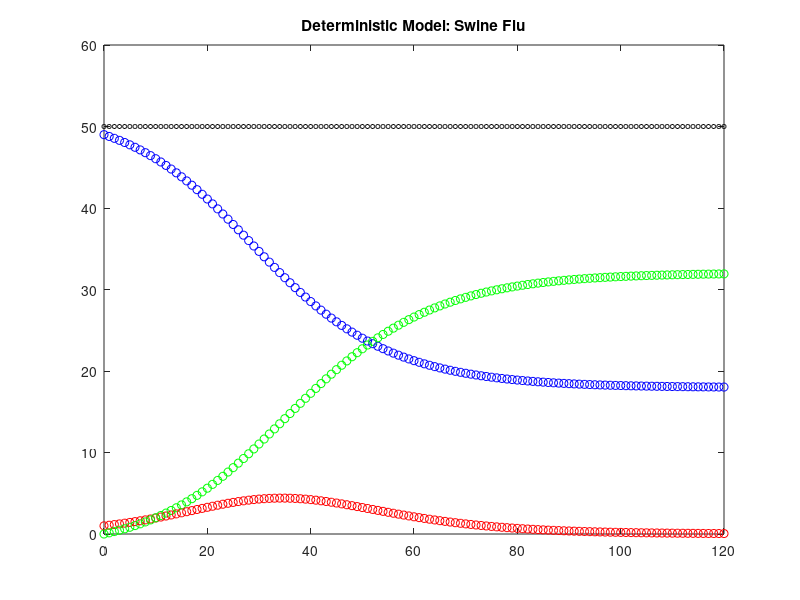

Recreate this plot in MATLAB.
S=49; % number of initial susceptible
I=1; % number of initial infected
R=0; % number of initial recovered
N=S+I+R; % total number
a=1/4.5; % infectivity
b=1/7; % recovery rate
dt=1; % time interval = a day
tmax=120;
clockmax=ceil(tmax/dt);
Ssave=zeros(1,clockmax+1);
Isave=zeros(1,clockmax+1);
Rsave=zeros(1,clockmax+1);
Nsave=zeros(1,clockmax+1);
tsave=zeros(1,clockmax+1);

Ssave(1)=S;
Isave(1)=I;
Rsave(1)=R;
Nsave(1)=N;
tsave(1)=0;

for clock = 1:clockmax
    t = clock*dt;
    S2I = dt*S*(I/N)*a;
    I2R = dt*I*b;
    S = S - S2I;
    I = I + S2I - I2R;
    R = R + I2R;
    N = S + I + R;
    
    tsave(clock+1) = t;
    Ssave(clock+1) = S;
    Isave(clock+1) = I;
    Rsave(clock+1) = R;
    Nsave(clock+1) = N;
end

plot(tsave(1),Ssave(1),'bo',tsave(1),Isave(1),'ro',...
    tsave(1),Rsave(1),'go',tsave(1),Nsave(1),'ko',...
    'markers',3);
axis([0,clockmax,0,1.2*(Nsave(1))])
axis manual

for i=2:clockmax+1
    hold on
    plot(tsave(i),Ssave(i),'bo',tsave(i),Isave(i),'ro',...
        tsave(i),Rsave(i),'go',tsave(i),Nsave(i),'ko',...
        'markers',3);
    title("Deterministic Model: Swine Flu")
    pause(0.05)
end
hold off
